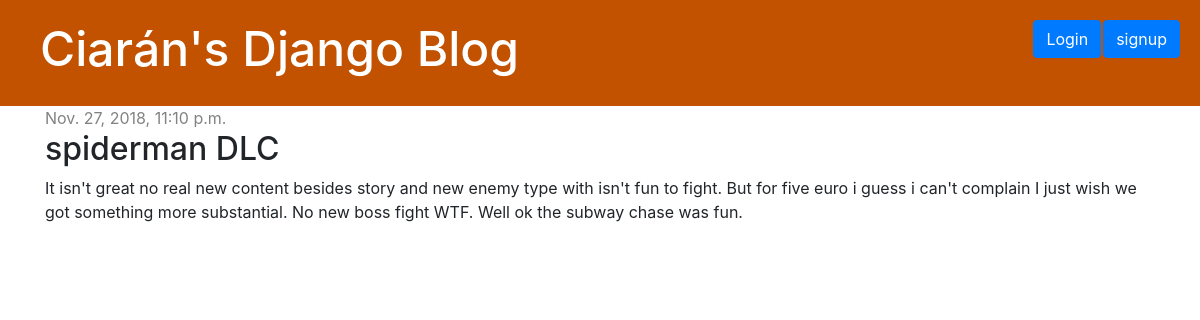
Page /blog/post/1/ on the committed database.
### blog/models.py (models this page shows, shortened)
class Post(models.Model):
    author = models.ForeignKey(settings.AUTH_USER_MODEL, on_delete=models.CASCADE)
    title = models.CharField(max_length=200)
    text = models.TextField()
    created_date = models.DateTimeField(default=timezone.now)
    published_date = models.DateTimeField(blank=True, null=True)

### blog/views.py (the view)
# urls.py: path('post/<int:pk>/', views.post_detail, name='post_detail'),
def post_detail(request, pk):
    post = get_object_or_404(Post, pk=pk)
    return render(request, 'blog/post_detail.html', {'post': post})

### blog/templates/blog/post_detail.html (shortened to what this page needs)
{% extends 'home/base.html' %}
{% block content %}
<div class="container">
  <div class="row">
    <div class="col">
      <div class="post">
        {% if post.published_date %}
            <div class="date">
                {{ post.published_date }}
            </div>
        {% else %}
            <a class="btn btn-default" href="{% url 'post_publish' pk=post.pk %}">Publish</a>
        {% endif %}
        <h2>{{ post.title }}</h2>
        <p>{{ post.text|linebreaksbr }}</p>
      </div>
    </div>
  </div>
</div>
{% endblock %}

### home/static/css/home.css (style rules this page uses)
.date { color: #828282; }
.post { margin-bottom: 70px; }

### rows in the picture
Post: published_date "Nov. 27, 2018, 11:10 p.m.", title "spiderman DLC", text "It isn't great no real new content besides story and new enemy type with isn't fun to fight. But for five euro i guess i can't complain I just wish we got something more substantial. No new boss fight WTF. Well ok the subway chase was fun."
